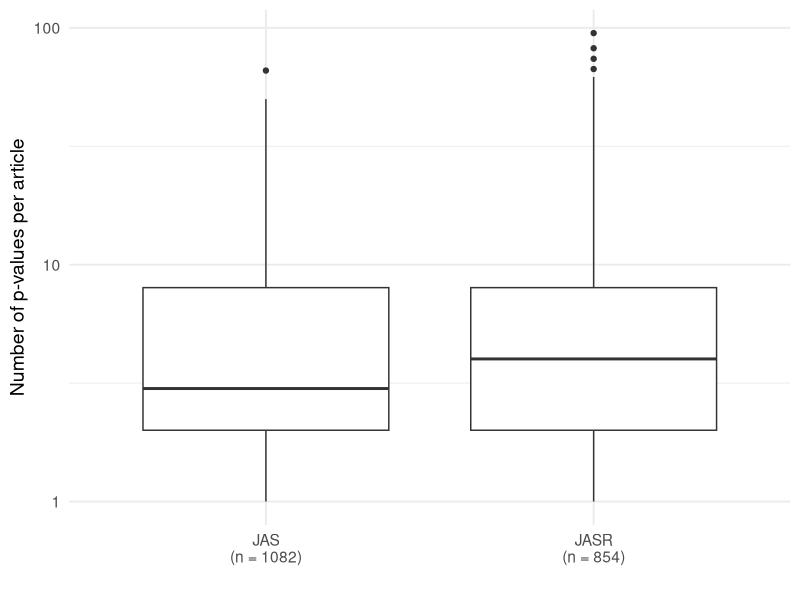
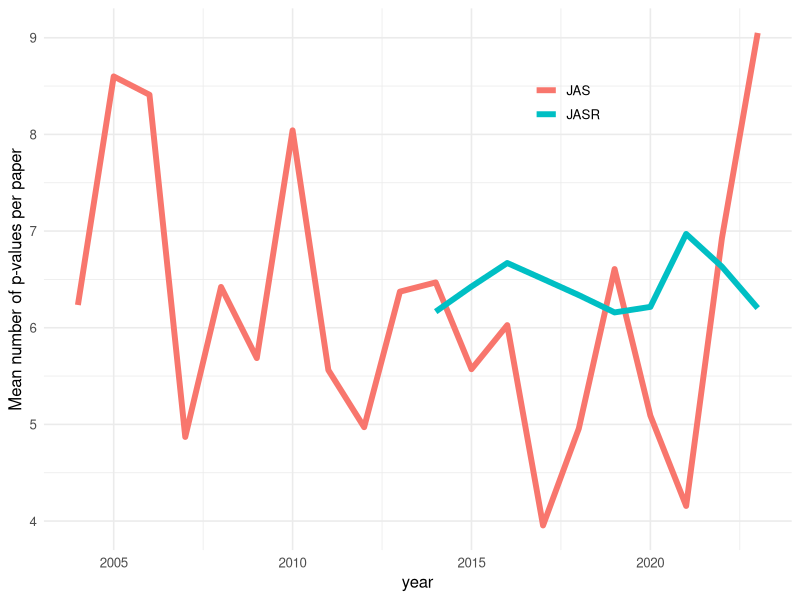
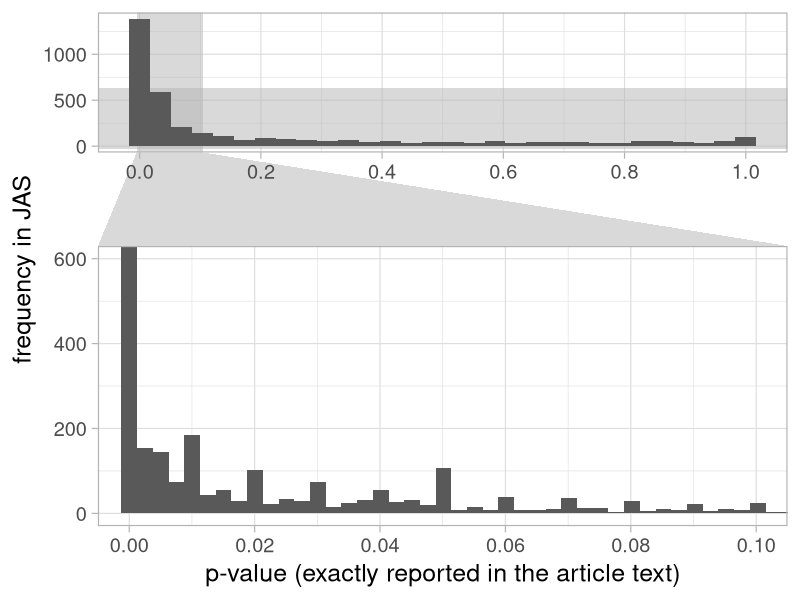
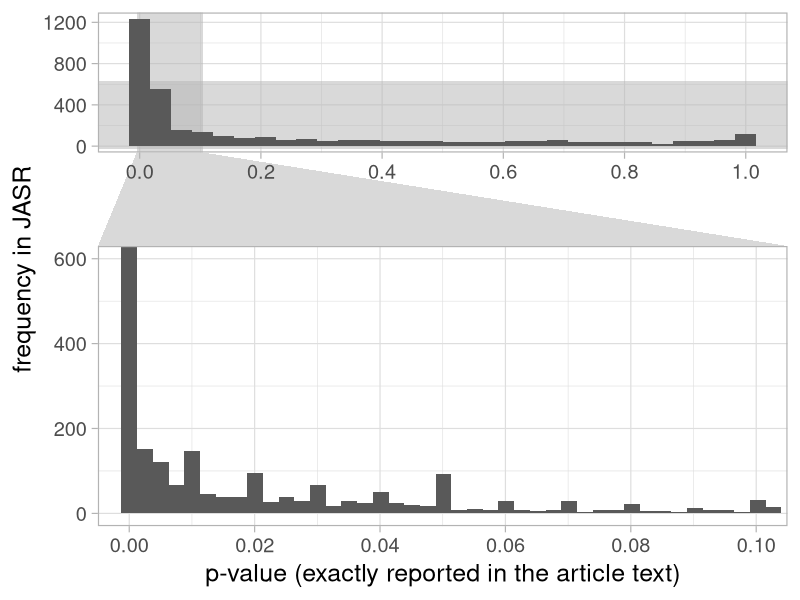
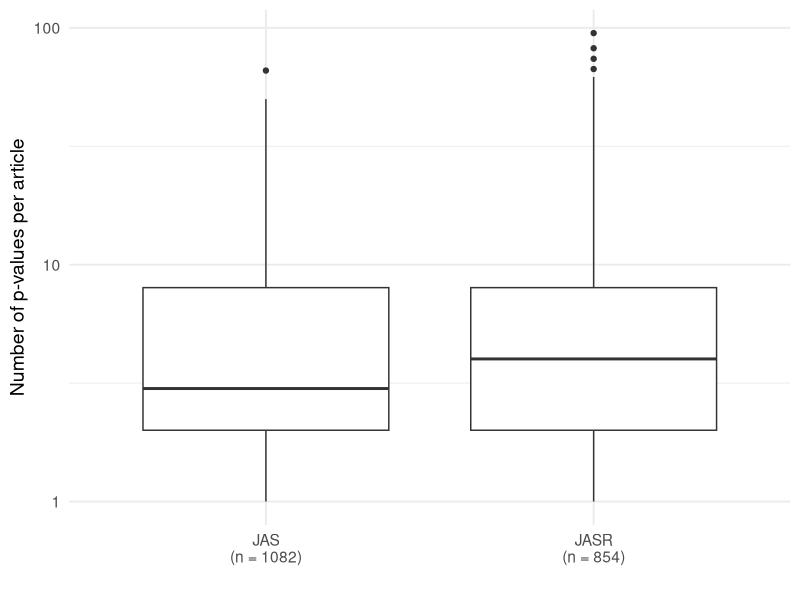
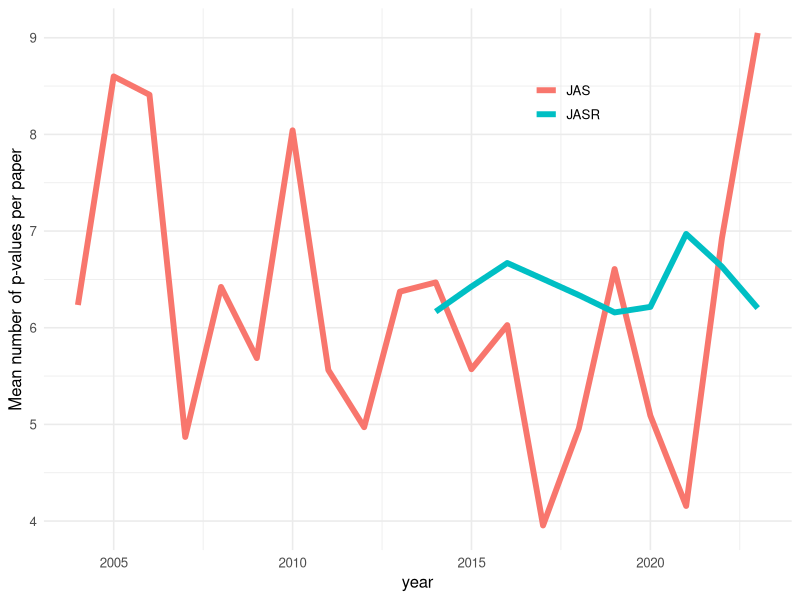
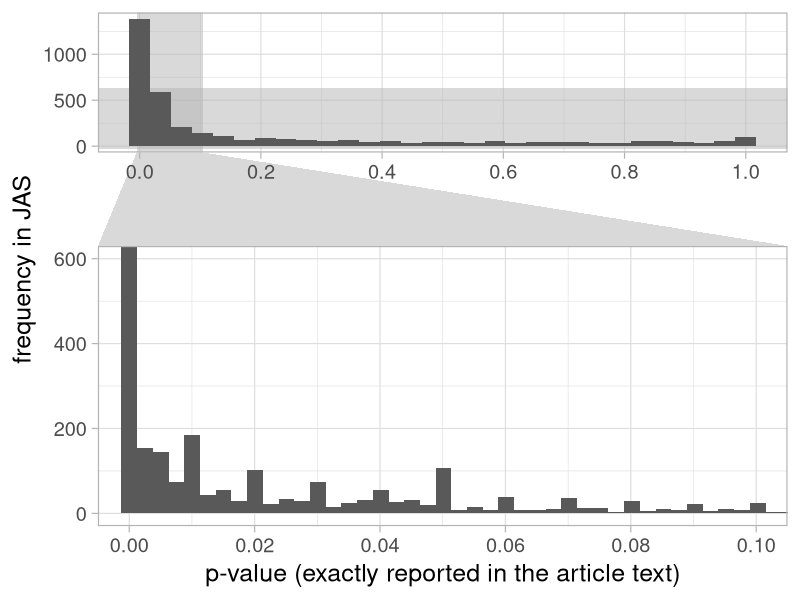
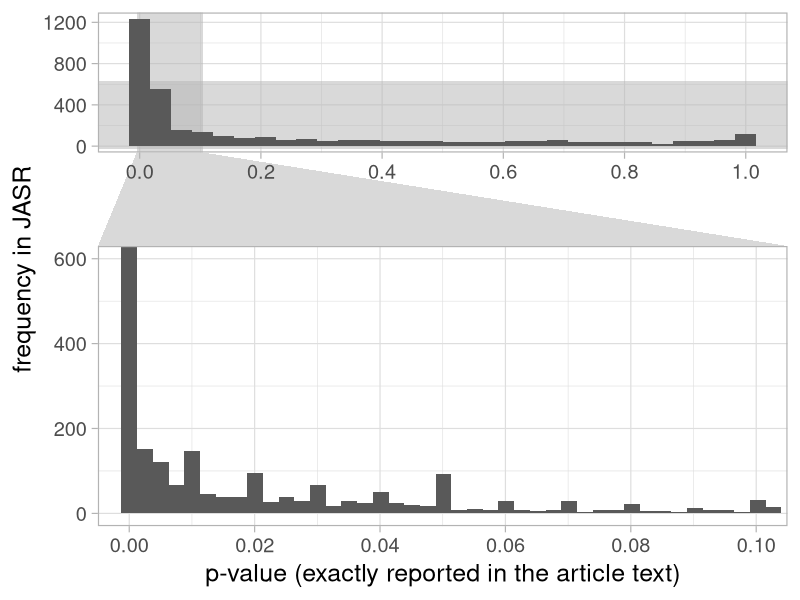

Recreate these plots in R, in order.
## ---- chunk 1
library(tidyverse)
## ---- chunk 2
jasr_p_values_only <- 
  read_csv(here::here("data/jasr_p_values_only.csv")) %>% 
  filter(between(p_value, 0, 1))
  
jas_p_values_only  <- 
  read_csv(here::here("data/jas_p_values_only.csv")) %>% 
  filter(between(p_value, 0, 1))

both_journals <- 
bind_rows(jasr_p_values_only,
          jas_p_values_only) %>% 
  mutate(journal = case_when(
    str_detect(doi, "jas\\.") ~ "JAS",
    str_detect(doi, "jasrep\\.") ~ "JASR"
  ))  %>% 
  drop_na(journal)

both_journals_summary <- 
both_journals %>% 
  group_by(journal, doi) %>% 
  summarise(n_p_values_per_article = n()) %>% 
  ungroup(doi) %>% 
  mutate(n_p_values_total = n()) %>% 
  mutate(journal_n = paste0(journal, "\n(n = ", n_p_values_total, ")"))

# drop unusual articles that have >100 p-values
articles_with_more_than_100_pvalues <- 
  both_journals_summary %>% 
  filter(n_p_values_per_article > 100) %>% 
  pull(doi)

both_journals_subset <- 
  both_journals %>% 
  filter(!doi %in% articles_with_more_than_100_pvalues)
  
n_p_values_total_jasr <- 
  both_journals_subset %>% 
  filter(journal == "JAS") %>% 
  nrow()

n_p_values_total_jas <- 
  both_journals_subset %>% 
  filter(journal == "JASR") %>% 
  nrow()

n_papers_jasr <- 
 both_journals_subset %>% 
  filter(journal == "JASR") %>% 
  distinct(doi) %>% 
  nrow()

n_papers_jas <- 
 both_journals_subset %>% 
  filter(journal == "JAS") %>% 
  distinct(doi) %>% 
  nrow()

both_journals_summary <- 
both_journals_subset %>% 
  group_by(journal, doi) %>% 
  summarise(n_p_values_per_article = n()) %>% 
  ungroup(doi) %>% 
  mutate(n_p_values_total = n()) %>% 
  mutate(journal_n = paste0(journal, "\n(n = ", n_p_values_total, ")"))

mean_number_of_p_values_per_paper <- 
  both_journals_summary %>% 
  summarise(mean_n_p = mean(n_p_values_per_article))
  
ggplot(both_journals_summary) +
  aes(journal_n, 
      n_p_values_per_article 
      ) +
  geom_boxplot() +
  scale_y_log10(labels = scales::label_comma(drop0trailing = TRUE)) +
  theme_minimal(base_size = 14)  +
  labs(x = "",
       y = "Number of p-values per article")

ggsave(here::here("figures/summary-n-papers-and-n-p-values.png"),
       h = 5,
       w = 4,
       bg = "white")

## ---- chunk 3

both_journals_by_year <- 
both_journals_subset %>% 
  mutate(year = str_remove(doi, "10.1016/j.jas[a-z]{0,3}.")) %>% 
  mutate(year = parse_number(str_sub(year, 1, 4))) %>% 
  filter(year > 1900) %>% 
  group_by(year, journal, doi) %>% 
  summarise(n_p_values_per_article = n()) %>% 
  ungroup(doi) %>% 
  summarise(n_p_values_per_year = n(),
            mean_number_of_p_values_per_paper = mean(n_p_values_per_article))
  
ggplot(both_journals_by_year) +
  aes(year, 
      mean_number_of_p_values_per_paper,
      colour = journal) +
  geom_line(linewidth = 2) +
  theme_minimal(base_size = 12) +
  theme(legend.position = c(0.7, 0.85)) +
  labs(y = "Mean number of p-values per paper",
       colour = "") 

ggsave(here::here("figures/summary-p-values-over-time.png"),
       h = 4,
       w = 6,
       bg = "white")

## ---- chunk 4
# zoom facet
# from here: https://www.data-imaginist.com/2019/the-ggforce-awakens-again/

library(ggforce)

jas_exact_zoom_plot_data <- 
  both_journals_subset %>% 
  filter(journal == "JAS",
         reporting == "exact")

ggplot() +
  geom_histogram(aes(p_value),
                 mutate(jas_exact_zoom_plot_data,
                        z = FALSE),
                 bins = 30)  +
  geom_histogram(aes(p_value),
                 mutate(jas_exact_zoom_plot_data,
                        z = TRUE),
                   bins = 400) +   
  facet_zoom(
    xlim = c(0, 0.1), 
    ylim = c(0, 600),
    zoom.data = z,
    horizontal = FALSE) +
  theme(zoom.y = element_blank(), 
        validate = FALSE) +
  scale_x_continuous(breaks = pretty) +
  theme_light(base_size = 18) +
  ylab("frequency in JAS") +
  xlab("p-value (exactly reported in the article text)")

ggsave(here::here("figures/jas_p_value_zoom_distribution.png"),
       w = 14,
       h = 6,
       dpi = 600)
## ---- chunk 5

jasr_exact_zoom_plot_data <- 
  both_journals_subset %>% 
  filter(journal == "JASR",
         reporting == "exact")

ggplot() +
  geom_histogram(aes(p_value),
                 mutate(jasr_exact_zoom_plot_data,
                        z = FALSE),
                 bins = 30)  +
  geom_histogram(aes(p_value),
                 mutate(jasr_exact_zoom_plot_data,
                        z = TRUE),
                   bins = 400) +   
  facet_zoom(
    xlim = c(0, 0.1), 
    ylim = c(0, 600),
    zoom.data = z,
    horizontal = FALSE) +
  theme(zoom.y = element_blank(), 
        validate = FALSE) +
  scale_x_continuous(breaks = pretty) +
  theme_light(base_size = 18) +
  ylab("frequency in JASR") +
  xlab("p-value (exactly reported in the article text)")

ggsave(here::here("figures/jasr_p_value_zoom_distribution.png"),
       w = 14,
       h = 6,
       dpi = 600)
